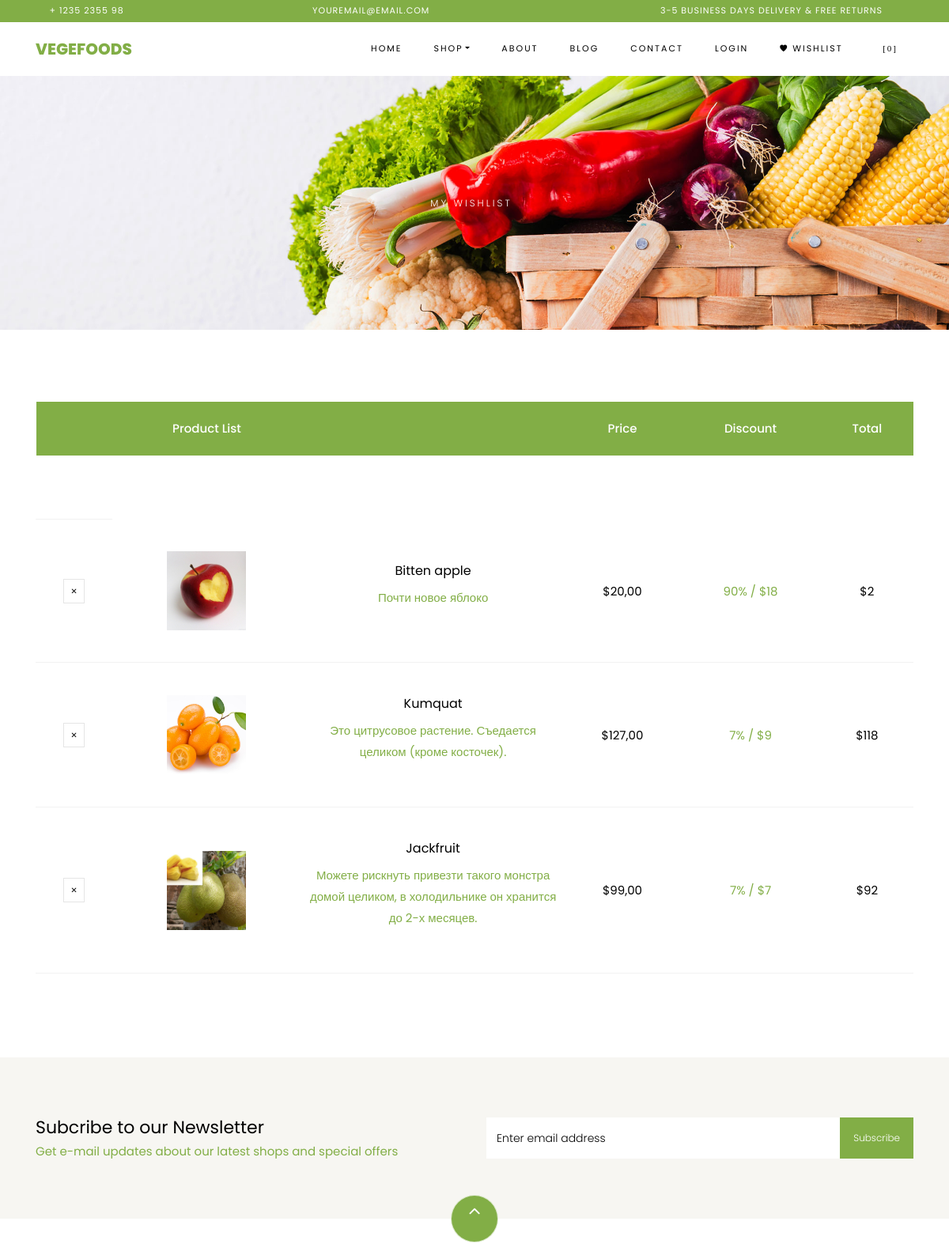
Before: /cart/wishlist/ (signed in, upper part) with the older database file.
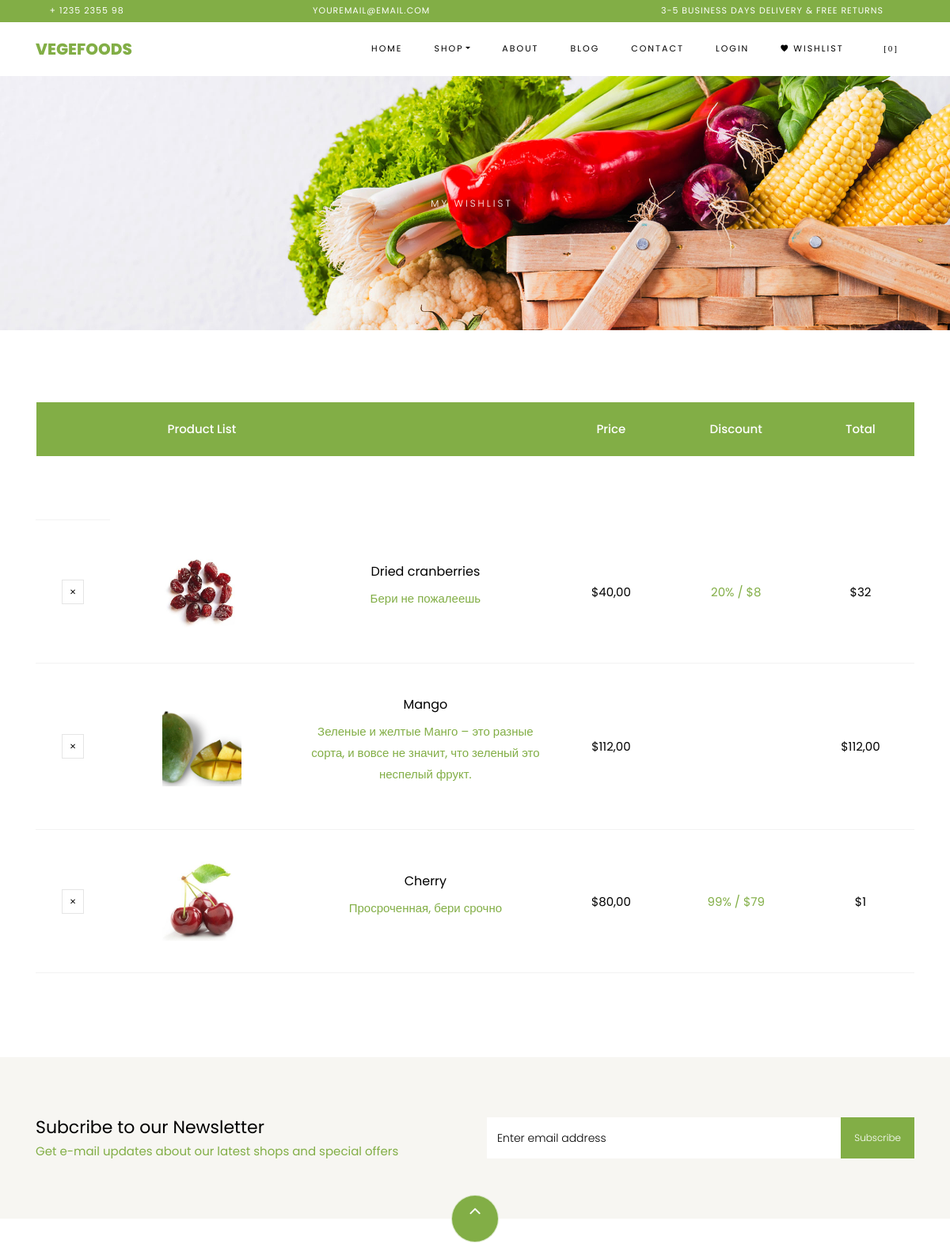
After: the same page with the newer database file.
### apps/cart_shop/models.py (models this page shows, shortened)
class Wishlist(models.Model):
   wishlist = models.ForeignKey(Cart, on_delete=models.CASCADE)
   product = models.ForeignKey(Product, on_delete=models.CASCADE)
   created_at = models.DateTimeField(auto_now_add=True)
   updated_at = models.DateTimeField(auto_now=True)

class Product(models.Model):
   name = models.CharField(max_length=255)
   price = models.DecimalField(max_digits=10, decimal_places=2)
   discount = models.IntegerField(null=True, blank=True)
   description = models.TextField()
   image = models.ImageField(upload_to='static/shop/images/', null=True, blank=True)
   created_at = models.DateTimeField(auto_now_add=True)
   updated_at = models.DateTimeField(auto_now=True)

### apps/cart_shop/views.py (the view)
# urls.py: path('wishlist/', ViewWishList.as_view(), name='wishlist'),
class ViewWishList(View):
    def get(self, request):
        if request.user.is_authenticated:
            wishlist_item = Wishlist.objects.filter(wishlist__user=request.user)
            data = list(wishlist_item)
            context = {'wishlist_item': data
                       }
            return render(request, 'cart_shop/wishlist.html', context)
        else:
            return redirect('auth_shop:login')

### apps/cart_shop/templates/cart_shop/wishlist.html (shortened to what this page needs)
{% extends 'cart_shop/base.html' %}
{% load static %}
{% block content %}
    <div class="hero-wrap hero-bread" style="background-image: url({% static 'shop/images/bg_1.jpg' %});">
      <div class="container">
        <div class="row no-gutters slider-text align-items-center justify-content-center">
          <div class="col-md-9 ftco-animate text-center">
          	<p class="breadcrumbs"><span class="mr-2"><a href="{% url 'home:index' %}>Home</a></span> <span>Wishlist</span></p>
            <h1 class="mb-0 bread">My Wishlist</h1>
          </div>
        </div>
      </div>
    </div>
    <section class="ftco-section ftco-cart">
			<div class="container">
				<div class="row">
    			<div class="col-md-12 ftco-animate">
    				<td class="cart-list">
	    				<table class="table">
						    <thead class="thead-primary">
						      <tr class="text-center">
						        <th>&nbsp;</th>
						        <th>Product List</th>
						        <th>&nbsp;</th>
								<th>Price</th>
						        <th>Discount </th>
								<th>Total </th>
						      </tr>
						    </thead>
						    <td>
							{% for item in wishlist_item %}
    							<tr class="text-center">
      							<td class="product-remove"><a href="{% url 'cart_shop:del_from_wishlist' item.id %}"><span class="ion-ios-close"></span></a></td>
      							<td class="image-prod"><div class="img" style="background-image:url({{item.product.image.url}});"></div></td>
      							<td class="product-name">
          							<h3>{{item.product.name}}</h3>
          							<p>{{item.product.description}}</p>
      							</td>
      							<td class="price">${{item.product.price}}</td>
								{% if item.product.discount %}
									{% widthratio item.product.discount 1 -1 as revers %}
      								<td class="discount"> {{item.product.discount}}% / ${% widthratio item.product.price 100 item.product.discount %} </td>
									<td class="total">${% widthratio item.product.price 100 revers|add:100 %}</td>
								{% else %}
									<td class="discount">  </td>
									<td class="total">${{item.product.price}} </td>
    							</tr>
								{% endif %}
							{%endfor%}
						  </table>
					  </div>
    			</div>
    		</div>
		</section>
{% endblock %}

Changed rows visible on the page:
removed Wishlist: product.image (picture), product.name "Bitten apple", product.description "Почти новое яблоко", product.price "20,00", product.discount "90", product.discount "18", product.price "2"
removed Wishlist: product.image (picture), product.name "Kumquat", product.description "Это цитрусовое растение. Съедается целиком (кроме косточек).", product.price "127,00", product.discount "7", product.discount "9", product.price "118"
removed Wishlist: product.image (picture), product.name "Jackfruit", product.description "Можете рискнуть привезти такого монстра домой целиком, в холодильнике он хранится до 2-х месяцев.", product.price "99,00", product.discount "7", product.price "92"
added Wishlist: product.image (picture), product.name "Dried cranberries", product.description "Бери не пожалеешь", product.price "40,00", product.discount "20", product.discount "8", product.price "32"
added Wishlist: product.image (picture), product.name "Mango", product.description "Зеленые и желтые Манго – это разные сорта, и вовсе не значит, что зеленый это неспелый фрукт.", product.price "112,00"
added Wishlist: product.image (picture), product.name "Cherry", product.description "Просроченная, бери срочно", product.price "80,00", product.discount "99", product.discount "79", product.price "1"
